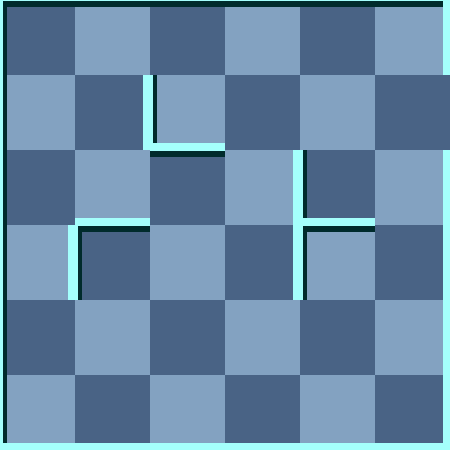

A 2D game scene composited from a Tiled map and its tileset images. What follows is a short description and the map's XML, with each tile layer's data collapsed to a summary:
An orthogonal 6x6 tile map with 75x75 px tiles, 2 tile layers (background, 块层 1) and 4 objects (Exit, Player, Scorpion, RedMummy).

<map version="1.0" orientation="orthogonal" width="6" height="6" tilewidth="75" tileheight="75">
 <tileset firstgid="1" name="wall" tilewidth="75" tileheight="75">
  <image source="gfx/wall.png" width="300" height="375" />
  <tile id="0">
   <properties>
    <property name="ValOfWall" value="0" />
   </properties>
  </tile>
  <tile id="1">
   <properties>
    <property name="ValOfWall" value="1" />
   </properties>
  </tile>
  <tile id="2">
   <properties>
    <property name="ValOfWall" value="2" />
   </properties>
  </tile>
  <tile id="3">
   <properties>
    <property name="ValOfWall" value="3" />
   </properties>
  </tile>
  <tile id="4">
   <properties>
    <property name="ValOfWall" value="4" />
   </properties>
  </tile>
  <tile id="5">
   <properties>
    <property name="ValOfWall" value="5" />
   </properties>
  </tile>
  <tile id="6">
   <properties>
    <property name="ValOfWall" value="6" />
   </properties>
  </tile>
  <tile id="7">
   <properties>
    <property name="ValOfWall" value="7" />
   </properties>
  </tile>
  <tile id="8">
   <properties>
    <property name="ValOfWall" value="8" />
   </properties>
  </tile>
  <tile id="9">
   <properties>
    <property name="ValOfWall" value="9" />
   </properties>
  </tile>
  <tile id="10">
   <properties>
    <property name="ValOfWall" value="10" />
   </properties>
  </tile>
  <tile id="11">
   <properties>
    <property name="ValOfWall" value="11" />
   </properties>
  </tile>
  <tile id="12">
   <properties>
    <property name="ValOfWall" value="12" />
   </properties>
  </tile>
  <tile id="13">
   <properties>
    <property name="ValOfWall" value="13" />
   </properties>
  </tile>
  <tile id="14">
   <properties>
    <property name="ValOfWall" value="14" />
   </properties>
  </tile>
  <tile id="15">
   <properties>
    <property name="ValOfWall" value="15" />
   </properties>
  </tile>
  <tile id="18">
   <properties>
    <property name="ValOfWall" value="-1" />
   </properties>
  </tile>
 </tileset>
 <layer name="background" width="6" height="6">
  <data>[36 cells, 36 non-empty, 2 distinct tile ids]</data>
 </layer>
 <layer name="块层 1" width="6" height="6">
  <data>[36 cells, 36 non-empty, 10 distinct tile ids]</data>
 </layer>
 <objectgroup name="对象层 1" width="6" height="6">
  <object name="Exit" x="450" y="75" />
  <object name="Player" x="150" y="75">
   <properties>
    <property name="value" value="1" />
   </properties>
  </object>
  <object name="Scorpion" x="300" y="75">
   <properties>
    <property name="value" value="25" />
   </properties>
  </object>
  <object name="RedMummy" x="375" y="300">
   <properties>
    <property name="value" value="21" />
   </properties>
  </object>
 </objectgroup>
</map>
